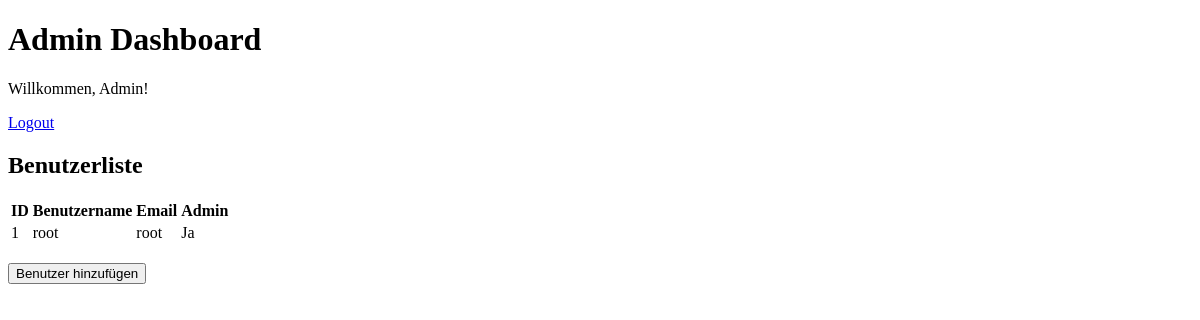
The app's page /admin/admin_dashboard (signed in), older data.
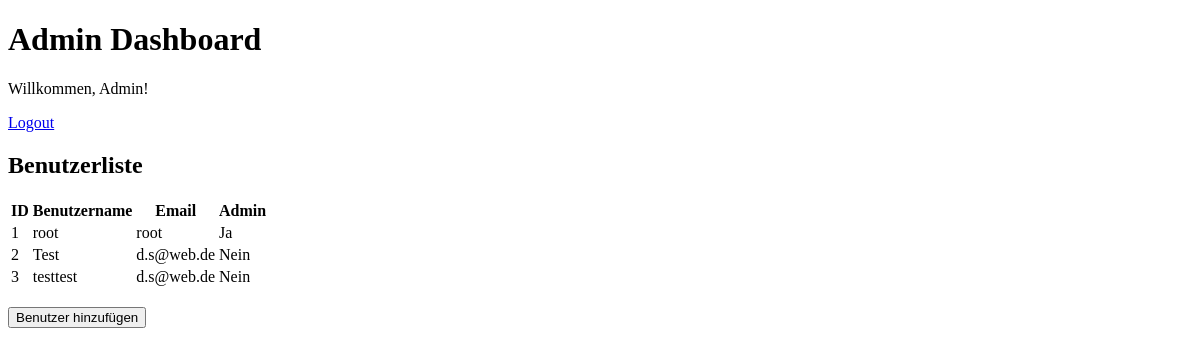
The same page, newer data.
### tables this page shows
CREATE TABLE User (
            ID INTEGER
            , username TEXT
            , password TEXT
            , adminrole INTEGER
            , PersonID INTEGER
            , PRIMARY KEY(ID));

CREATE TABLE Person (
            ID INTEGER
            , name TEXT
            , firstname TEXT
            , email TEXT
            , phone TEXT
            , iban TEXT
            , AddressID INTEGER
            , PRIMARY KEY(ID));

### app/controllers/admin_controller.py (the view)
@admin_bp.route('/admin_dashboard')
def admin_dashboard():
    if not session.get('is_admin'):
        return redirect(url_for('login'))
    users = get_all_users()
    return render_template('admin_dashboard.html', users=users)

### app/views/templates/admin_dashboard.html (shortened to what this page needs)
<!DOCTYPE html>
<html lang="en">
<head>
</head>
<body>
    <h1>Admin Dashboard</h1>
    <p>Willkommen, Admin!</p>
    <a href="{{ url_for('user.logout') }}">Logout</a>
    <h2>Benutzerliste</h2>
    <table>
        <thead>
            <tr>
                <th>ID</th>
                <th>Benutzername</th>
                <th>Email</th>
                <th>Admin</th>
            </tr>
        </thead>
        <tbody>
            {% for user in users %}
            <tr>
                <td>{{ user.id }}</td>
                <td>{{ user.username }}</td>
                <td>{{ user.email }}</td>
                <td>{{ 'Ja' if user.adminrole else 'Nein' }}</td>
            </tr>
            {% endfor %}
        </tbody>
    </table>
    <br>
    <a href="{{ url_for('admin.add_user') }}">
        <button>Benutzer hinzufügen</button>
    </a>
</body>
</html>

Row changes from the older to the newer data that the page shows:
added User: id "2", username "Test", email "d.s@web.de", adminrole "Nein"
added User: id "3", username "testtest", email "d.s@web.de", adminrole "Nein"
